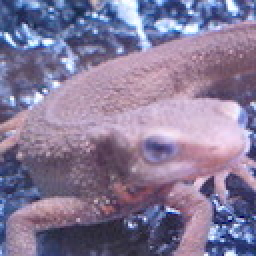
#> input picture images/imori.jpg, 128 x 128 px (shown 2 times larger)
$ python q15_sobel.py
#> lines starting #> are read from the running program, lines starting #| are printed output that depends on the picture
import cv2 as cv
from matplotlib import pyplot as plt
import numpy as np


img = cv.imread('../images/imori.jpg')
#> img is the input picture: shape (128, 128, 3); mean B, G, R 152.8, 121.8, 134.1
img_gray = cv.cvtColor(img, cv.COLOR_BGR2GRAY)
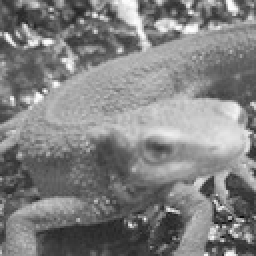
#> img_gray: shape (128, 128) (shown 2 times larger); min 11, max 254, mean 129

k_v = np.array([[1, 0, -1], [2, 0, -2], [1, 0, -1]])
k_h = np.array([[1, 2, 1], [0, 0, 0], [-1, -2, -1]])

img_v = cv.filter2D(img_gray, -1, k_v, borderType=cv.BORDER_CONSTANT)
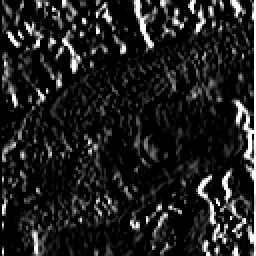
#> img_v: shape (128, 128) (shown 2 times larger); min 0, max 255, mean 31.4
img_h = cv.filter2D(img_gray, -1, k_h, borderType=cv.BORDER_CONSTANT)
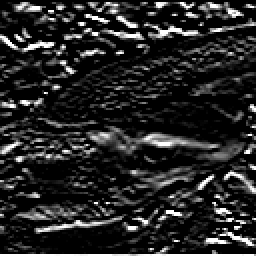
#> img_h: shape (128, 128) (shown 2 times larger); min 0, max 255, mean 38.3

plt.figure()
plt.subplot(1, 3, 1)
plt.title('original')
plt.imshow(img_gray, cmap='gray')
plt.subplot(1, 3, 2)
plt.title('horizon')
plt.imshow(img_h, cmap='gray')
plt.subplot(1, 3, 3)
plt.title('vertical')
plt.imshow(img_v, cmap='gray')
plt.show()
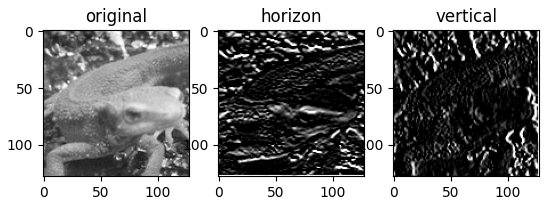
#> figure drawn by matplotlib, 3 panels
